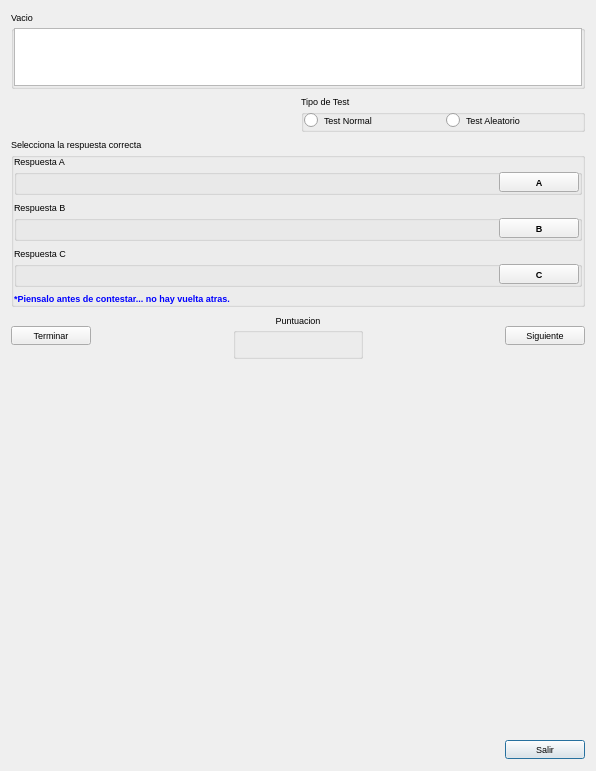
<?xml version="1.0" encoding="UTF-8"?>
<ui version="4.0">
 <class>examen</class>
 <widget class="QDialog" name="examen">
  <property name="geometry">
   <rect>
    <x>0</x>
    <y>0</y>
    <width>596</width>
    <height>771</height>
   </rect>
  </property>
  <property name="font">
   <font>
    <pointsize>7</pointsize>
   </font>
  </property>
  <property name="windowTitle">
   <string>Ejercicios practicos</string>
  </property>
  <property name="windowIcon">
   <iconset resource="recoverdrake.qrc">
    <normaloff>:/Imagenes/libro.png</normaloff>:/Imagenes/libro.png</iconset>
  </property>
  <property name="styleSheet">
   <string notr="true"/>
  </property>
  <layout class="QGridLayout" name="gridLayout_10">
   <item row="7" column="0" colspan="2">
    <layout class="QGridLayout" name="gridLayout_9">
     <item row="0" column="0">
      <spacer name="horizontalSpacer">
       <property name="orientation">
        <enum>Qt::Horizontal</enum>
       </property>
       <property name="sizeHint" stdset="0">
        <size>
         <width>40</width>
         <height>20</height>
        </size>
       </property>
      </spacer>
     </item>
     <item row="0" column="1">
      <widget class="QPushButton" name="pushButton_2">
       <property name="toolTip">
        <string>Nos vamos..</string>
       </property>
       <property name="statusTip">
        <string>Nos vamos..</string>
       </property>
       <property name="whatsThis">
        <string>Nos vamos..</string>
       </property>
       <property name="text">
        <string>Salir</string>
       </property>
       <property name="icon">
        <iconset resource="recoverdrake.qrc">
         <normaloff>:/Imagenes/puerta.png</normaloff>:/Imagenes/puerta.png</iconset>
       </property>
       <property name="iconSize">
        <size>
         <width>25</width>
         <height>25</height>
        </size>
       </property>
      </widget>
     </item>
    </layout>
   </item>
   <item row="3" column="0" colspan="2">
    <layout class="QGridLayout" name="gridLayout">
     <item row="0" column="4">
      <widget class="QLabel" name="label_8">
       <property name="styleSheet">
        <string notr="true">font: 18pt &quot;Sans Serif&quot;;
color: rgb(255, 0, 0);
font: bold;</string>
       </property>
       <property name="text">
        <string/>
       </property>
       <property name="alignment">
        <set>Qt::AlignCenter</set>
       </property>
      </widget>
     </item>
     <item row="0" column="2">
      <widget class="QLabel" name="label">
       <property name="sizePolicy">
        <sizepolicy hsizetype="Minimum" vsizetype="Preferred">
         <horstretch>0</horstretch>
         <verstretch>0</verstretch>
        </sizepolicy>
       </property>
       <property name="styleSheet">
        <string notr="true">font: 18pt &quot;Sans Serif&quot;;
color: rgb(0, 0, 255);
font: bold;</string>
       </property>
       <property name="text">
        <string/>
       </property>
       <property name="alignment">
        <set>Qt::AlignCenter</set>
       </property>
      </widget>
     </item>
     <item row="0" column="3">
      <widget class="QGroupBox" name="groupBox_5">
       <property name="title">
        <string>Puntuacion</string>
       </property>
       <property name="alignment">
        <set>Qt::AlignCenter</set>
       </property>
       <property name="flat">
        <bool>false</bool>
       </property>
       <layout class="QGridLayout" name="gridLayout_6">
        <property name="leftMargin">
         <number>0</number>
        </property>
        <property name="topMargin">
         <number>0</number>
        </property>
        <property name="rightMargin">
         <number>0</number>
        </property>
        <property name="bottomMargin">
         <number>0</number>
        </property>
        <item row="0" column="0">
         <widget class="QLabel" name="label_2">
          <property name="styleSheet">
           <string notr="true">font: 12pt &quot;Sans Serif&quot;;
font: bold;</string>
          </property>
          <property name="text">
           <string/>
          </property>
          <property name="alignment">
           <set>Qt::AlignCenter</set>
          </property>
         </widget>
        </item>
        <item row="1" column="0">
         <widget class="QLabel" name="label_9">
          <property name="styleSheet">
           <string notr="true">font: 12pt &quot;Sans Serif&quot;;
font: bold;</string>
          </property>
          <property name="text">
           <string/>
          </property>
          <property name="alignment">
           <set>Qt::AlignCenter</set>
          </property>
         </widget>
        </item>
       </layout>
      </widget>
     </item>
     <item row="0" column="5">
      <widget class="QPushButton" name="pushButton_6">
       <property name="sizePolicy">
        <sizepolicy hsizetype="Fixed" vsizetype="Fixed">
         <horstretch>0</horstretch>
         <verstretch>0</verstretch>
        </sizepolicy>
       </property>
       <property name="layoutDirection">
        <enum>Qt::LeftToRight</enum>
       </property>
       <property name="text">
        <string>Siguiente</string>
       </property>
       <property name="icon">
        <iconset resource="recoverdrake.qrc">
         <normaloff>:/Imagenes/derecha.jpeg</normaloff>:/Imagenes/derecha.jpeg</iconset>
       </property>
       <property name="iconSize">
        <size>
         <width>25</width>
         <height>25</height>
        </size>
       </property>
       <property name="autoDefault">
        <bool>true</bool>
       </property>
      </widget>
     </item>
     <item row="0" column="0">
      <widget class="QPushButton" name="pushButton_7">
       <property name="sizePolicy">
        <sizepolicy hsizetype="Fixed" vsizetype="Fixed">
         <horstretch>0</horstretch>
         <verstretch>0</verstretch>
        </sizepolicy>
       </property>
       <property name="text">
        <string>Terminar</string>
       </property>
       <property name="icon">
        <iconset resource="recoverdrake.qrc">
         <normaloff>:/Imagenes/bad.png</normaloff>:/Imagenes/bad.png</iconset>
       </property>
       <property name="iconSize">
        <size>
         <width>25</width>
         <height>25</height>
        </size>
       </property>
       <property name="autoDefault">
        <bool>true</bool>
       </property>
      </widget>
     </item>
    </layout>
   </item>
   <item row="1" column="1">
    <widget class="QGroupBox" name="groupBox_6">
     <property name="sizePolicy">
      <sizepolicy hsizetype="Preferred" vsizetype="Fixed">
       <horstretch>0</horstretch>
       <verstretch>0</verstretch>
      </sizepolicy>
     </property>
     <property name="title">
      <string>Tipo de Test</string>
     </property>
     <layout class="QGridLayout" name="gridLayout_7">
      <property name="leftMargin">
       <number>0</number>
      </property>
      <property name="topMargin">
       <number>0</number>
      </property>
      <property name="rightMargin">
       <number>0</number>
      </property>
      <property name="bottomMargin">
       <number>0</number>
      </property>
      <item row="0" column="0">
       <widget class="QRadioButton" name="radioButton">
        <property name="text">
         <string>Test Normal</string>
        </property>
       </widget>
      </item>
      <item row="0" column="1">
       <widget class="QRadioButton" name="radioButton_2">
        <property name="text">
         <string>Test Aleatorio</string>
        </property>
       </widget>
      </item>
     </layout>
    </widget>
   </item>
   <item row="2" column="0" colspan="2">
    <widget class="QGroupBox" name="groupBox_7">
     <property name="sizePolicy">
      <sizepolicy hsizetype="Preferred" vsizetype="Fixed">
       <horstretch>0</horstretch>
       <verstretch>0</verstretch>
      </sizepolicy>
     </property>
     <property name="title">
      <string>Selecciona la respuesta correcta</string>
     </property>
     <layout class="QGridLayout" name="gridLayout_8">
      <property name="leftMargin">
       <number>0</number>
      </property>
      <property name="topMargin">
       <number>0</number>
      </property>
      <property name="rightMargin">
       <number>0</number>
      </property>
      <property name="bottomMargin">
       <number>0</number>
      </property>
      <item row="1" column="0">
       <widget class="QGroupBox" name="groupBox_3">
        <property name="title">
         <string>Respuesta B</string>
        </property>
        <layout class="QGridLayout" name="gridLayout_4">
         <property name="leftMargin">
          <number>0</number>
         </property>
         <property name="topMargin">
          <number>0</number>
         </property>
         <property name="rightMargin">
          <number>0</number>
         </property>
         <property name="bottomMargin">
          <number>0</number>
         </property>
         <item row="0" column="0">
          <widget class="QLabel" name="label_5">
           <property name="font">
            <font>
             <pointsize>10</pointsize>
            </font>
           </property>
           <property name="text">
            <string/>
           </property>
          </widget>
         </item>
         <item row="0" column="2">
          <widget class="QPushButton" name="pushButton_4">
           <property name="sizePolicy">
            <sizepolicy hsizetype="Preferred" vsizetype="Fixed">
             <horstretch>0</horstretch>
             <verstretch>0</verstretch>
            </sizepolicy>
           </property>
           <property name="maximumSize">
            <size>
             <width>201</width>
             <height>26</height>
            </size>
           </property>
           <property name="toolTip">
            <string>Respuesta B</string>
           </property>
           <property name="statusTip">
            <string>Respuesta B</string>
           </property>
           <property name="whatsThis">
            <string>Respuesta B</string>
           </property>
           <property name="styleSheet">
            <string notr="true">font: 75 14pt &quot;Sans Serif&quot;;
font: bold;</string>
           </property>
           <property name="text">
            <string>B</string>
           </property>
           <property name="icon">
            <iconset resource="recoverdrake.qrc">
             <normaloff>:/Imagenes/help.png</normaloff>:/Imagenes/help.png</iconset>
           </property>
           <property name="iconSize">
            <size>
             <width>30</width>
             <height>30</height>
            </size>
           </property>
          </widget>
         </item>
         <item row="0" column="1">
          <spacer name="horizontalSpacer_4">
           <property name="orientation">
            <enum>Qt::Horizontal</enum>
           </property>
           <property name="sizeHint" stdset="0">
            <size>
             <width>40</width>
             <height>20</height>
            </size>
           </property>
          </spacer>
         </item>
        </layout>
       </widget>
      </item>
      <item row="2" column="0">
       <widget class="QGroupBox" name="groupBox_4">
        <property name="title">
         <string>Respuesta C</string>
        </property>
        <layout class="QGridLayout" name="gridLayout_5">
         <property name="leftMargin">
          <number>0</number>
         </property>
         <property name="topMargin">
          <number>0</number>
         </property>
         <property name="rightMargin">
          <number>0</number>
         </property>
         <property name="bottomMargin">
          <number>0</number>
         </property>
         <item row="0" column="0">
          <widget class="QLabel" name="label_6">
           <property name="font">
            <font>
             <pointsize>10</pointsize>
            </font>
           </property>
           <property name="text">
            <string/>
           </property>
          </widget>
         </item>
         <item row="0" column="2">
          <widget class="QPushButton" name="pushButton_5">
           <property name="sizePolicy">
            <sizepolicy hsizetype="Preferred" vsizetype="Preferred">
             <horstretch>0</horstretch>
             <verstretch>0</verstretch>
            </sizepolicy>
           </property>
           <property name="maximumSize">
            <size>
             <width>201</width>
             <height>26</height>
            </size>
           </property>
           <property name="toolTip">
            <string>Respuesta C</string>
           </property>
           <property name="statusTip">
            <string>Respuesta C</string>
           </property>
           <property name="whatsThis">
            <string>Respuesta C</string>
           </property>
           <property name="styleSheet">
            <string notr="true">font: 75 14pt &quot;Sans Serif&quot;;
font: bold;</string>
           </property>
           <property name="text">
            <string>C</string>
           </property>
           <property name="icon">
            <iconset resource="recoverdrake.qrc">
             <normaloff>:/Imagenes/help.png</normaloff>:/Imagenes/help.png</iconset>
           </property>
           <property name="iconSize">
            <size>
             <width>30</width>
             <height>30</height>
            </size>
           </property>
          </widget>
         </item>
         <item row="0" column="1">
          <spacer name="horizontalSpacer_5">
           <property name="orientation">
            <enum>Qt::Horizontal</enum>
           </property>
           <property name="sizeHint" stdset="0">
            <size>
             <width>40</width>
             <height>20</height>
            </size>
           </property>
          </spacer>
         </item>
        </layout>
       </widget>
      </item>
      <item row="0" column="0">
       <widget class="QGroupBox" name="groupBox_2">
        <property name="title">
         <string>Respuesta A</string>
        </property>
        <layout class="QGridLayout" name="gridLayout_3">
         <property name="leftMargin">
          <number>0</number>
         </property>
         <property name="topMargin">
          <number>0</number>
         </property>
         <property name="rightMargin">
          <number>0</number>
         </property>
         <property name="bottomMargin">
          <number>0</number>
         </property>
         <item row="0" column="0">
          <widget class="QLabel" name="label_4">
           <property name="font">
            <font>
             <pointsize>10</pointsize>
            </font>
           </property>
           <property name="text">
            <string/>
           </property>
          </widget>
         </item>
         <item row="0" column="2">
          <widget class="QPushButton" name="pushButton_3">
           <property name="sizePolicy">
            <sizepolicy hsizetype="Minimum" vsizetype="Preferred">
             <horstretch>0</horstretch>
             <verstretch>0</verstretch>
            </sizepolicy>
           </property>
           <property name="maximumSize">
            <size>
             <width>201</width>
             <height>26</height>
            </size>
           </property>
           <property name="toolTip">
            <string>Respuesta A</string>
           </property>
           <property name="statusTip">
            <string>Respuesta A</string>
           </property>
           <property name="whatsThis">
            <string>Respuesta A</string>
           </property>
           <property name="styleSheet">
            <string notr="true">font: 75 14pt &quot;Sans Serif&quot;;
font: bold;</string>
           </property>
           <property name="text">
            <string>A</string>
           </property>
           <property name="icon">
            <iconset resource="recoverdrake.qrc">
             <normaloff>:/Imagenes/help.png</normaloff>:/Imagenes/help.png</iconset>
           </property>
           <property name="iconSize">
            <size>
             <width>30</width>
             <height>30</height>
            </size>
           </property>
          </widget>
         </item>
         <item row="0" column="1">
          <spacer name="horizontalSpacer_3">
           <property name="orientation">
            <enum>Qt::Horizontal</enum>
           </property>
           <property name="sizeHint" stdset="0">
            <size>
             <width>40</width>
             <height>20</height>
            </size>
           </property>
          </spacer>
         </item>
        </layout>
       </widget>
      </item>
      <item row="3" column="0">
       <widget class="QLabel" name="label_7">
        <property name="styleSheet">
         <string notr="true">font: 7pt &quot;Sans Serif&quot;;
font: bold;
color: rgb(0, 0, 255);</string>
        </property>
        <property name="text">
         <string>*Piensalo antes de contestar... no hay vuelta atras.</string>
        </property>
       </widget>
      </item>
     </layout>
    </widget>
   </item>
   <item row="0" column="0" colspan="2">
    <widget class="QGroupBox" name="groupBox">
     <property name="sizePolicy">
      <sizepolicy hsizetype="Preferred" vsizetype="Fixed">
       <horstretch>0</horstretch>
       <verstretch>0</verstretch>
      </sizepolicy>
     </property>
     <property name="title">
      <string>Vacio</string>
     </property>
     <layout class="QGridLayout" name="gridLayout_2">
      <property name="leftMargin">
       <number>0</number>
      </property>
      <property name="topMargin">
       <number>0</number>
      </property>
      <property name="rightMargin">
       <number>0</number>
      </property>
      <property name="bottomMargin">
       <number>0</number>
      </property>
      <item row="1" column="0">
       <widget class="QTextEdit" name="textEdit">
        <property name="maximumSize">
         <size>
          <width>16777215</width>
          <height>58</height>
         </size>
        </property>
       </widget>
      </item>
     </layout>
    </widget>
   </item>
   <item row="5" column="0" colspan="2">
    <widget class="QLabel" name="label_3">
     <property name="sizePolicy">
      <sizepolicy hsizetype="Preferred" vsizetype="Preferred">
       <horstretch>0</horstretch>
       <verstretch>0</verstretch>
      </sizepolicy>
     </property>
     <property name="pixmap">
      <pixmap resource="recoverdrake.qrc">:/Imagenes/Placa.png</pixmap>
     </property>
     <property name="scaledContents">
      <bool>true</bool>
     </property>
    </widget>
   </item>
   <item row="6" column="0">
    <spacer name="verticalSpacer">
     <property name="orientation">
      <enum>Qt::Vertical</enum>
     </property>
     <property name="sizeHint" stdset="0">
      <size>
       <width>20</width>
       <height>40</height>
      </size>
     </property>
    </spacer>
   </item>
  </layout>
 </widget>
 <resources>
  <include location="recoverdrake.qrc"/>
 </resources>
 <connections/>
</ui>
